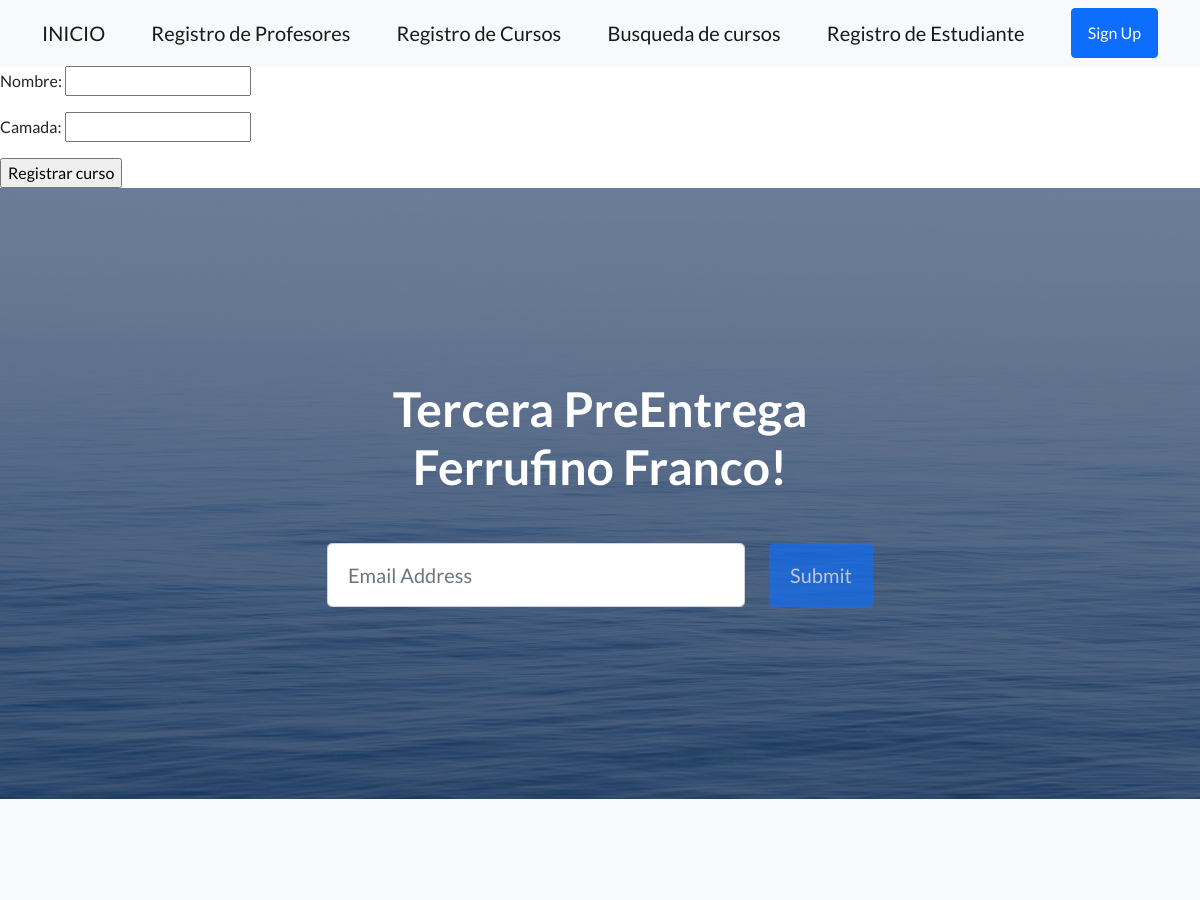
The page /coder/registroCursos/ (upper part) on the database as committed earlier.
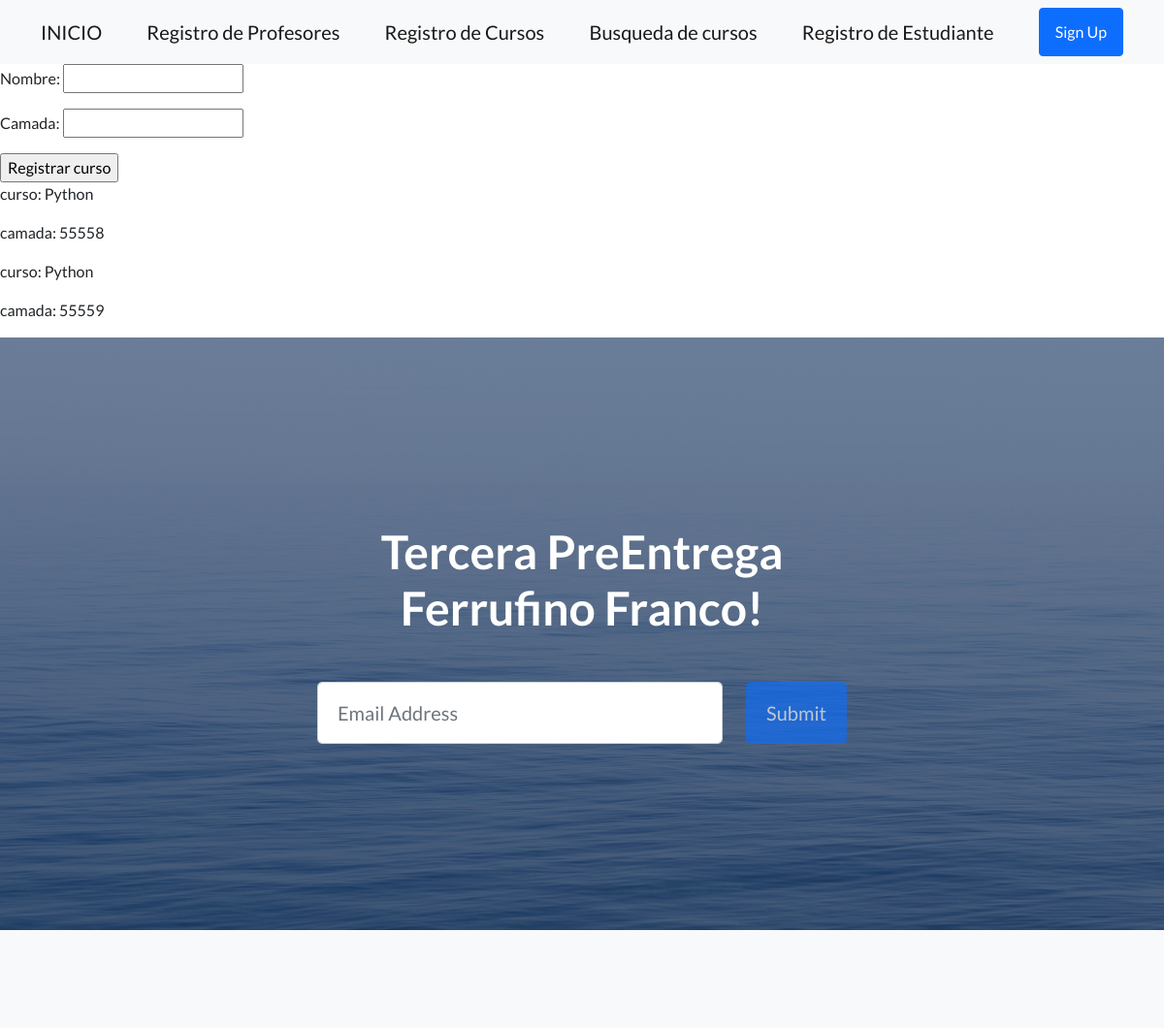
The same page on the database as committed later.
### AppCoder/models.py (models this page shows, shortened)
class Curso(models.Model):
    nombre = models.CharField(max_length=40)
    camada = models.IntegerField()

### AppCoder/views.py (the view, shortened to what this page needs)
# urls.py: path('registroCursos/', registroCursos, name="AppCoderCursos"),
def registroCursos(request):
    all_cursos = Curso.objects.all()
    context = {
        "cursos": all_cursos,
        "formRegistroCursos": CursoForm()
    }
    return render(request, "AppCoder/registroCursos.html", context=context)

### AppCoder/forms.py
class CursoForm(forms.Form):
    nombre = forms.CharField(min_length=3, max_length=40)
    camada = forms.IntegerField(min_value=1000)

### templates/AppCoder/registroCursos.html (shortened to what this page needs)
{% extends "base/base.html" %}
{% block contenidoNavBar %}
    <form action="{% url 'AppCoderCursos' %}" method="POST">
        {{ formRegistroCursos.as_p }}
        <input type="submit" value="Registrar curso">
    </form>
        {% if cursos %}
            {% for curso in cursos %}
                <p>curso: {{curso.nombre}}</p>
                <p>camada: {{curso.camada}}</p>
            {% endfor %}
        {% endif %}
{% endblock %}

Rows that differ between the two databases and show on the page:
added Curso: nombre "Python", camada "55558"
added Curso: nombre "Python", camada "55559"
